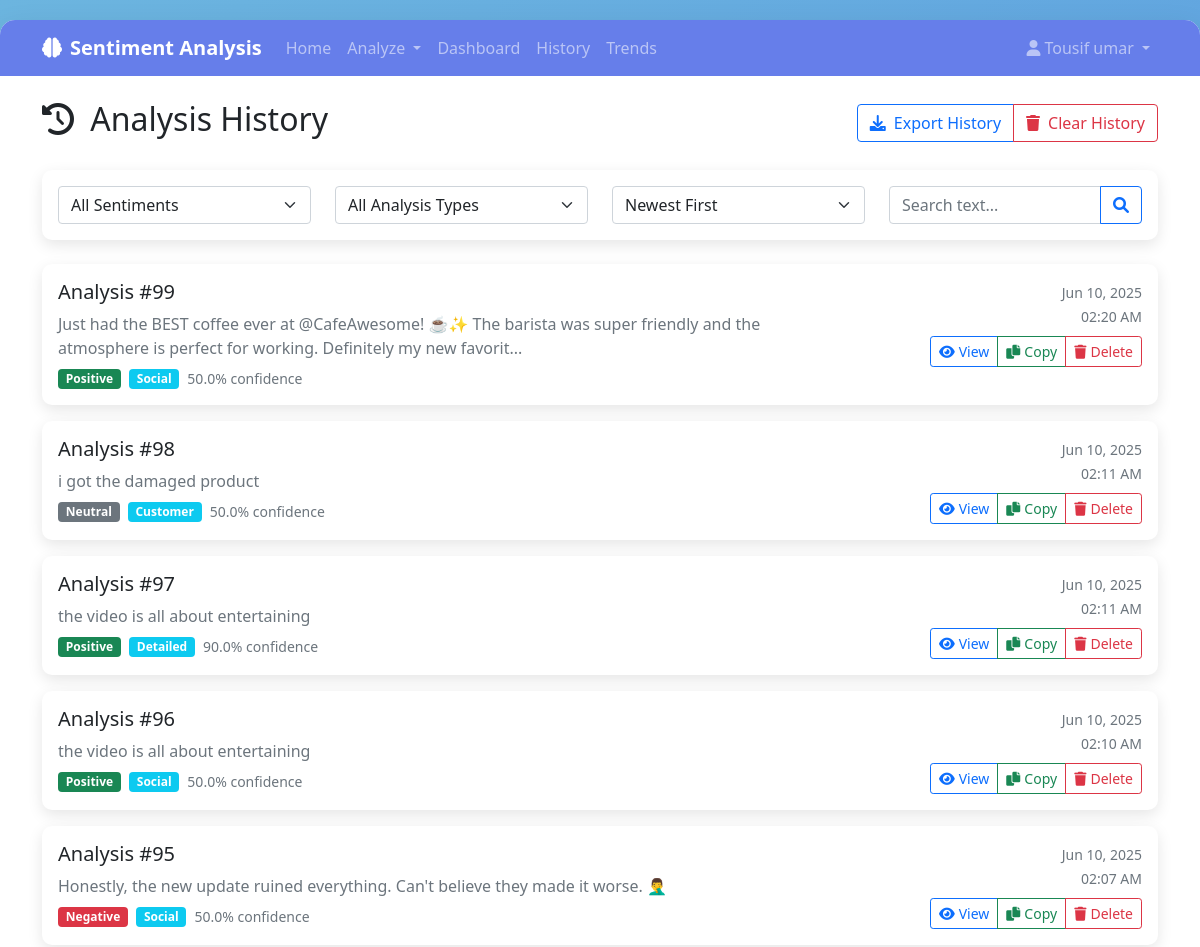
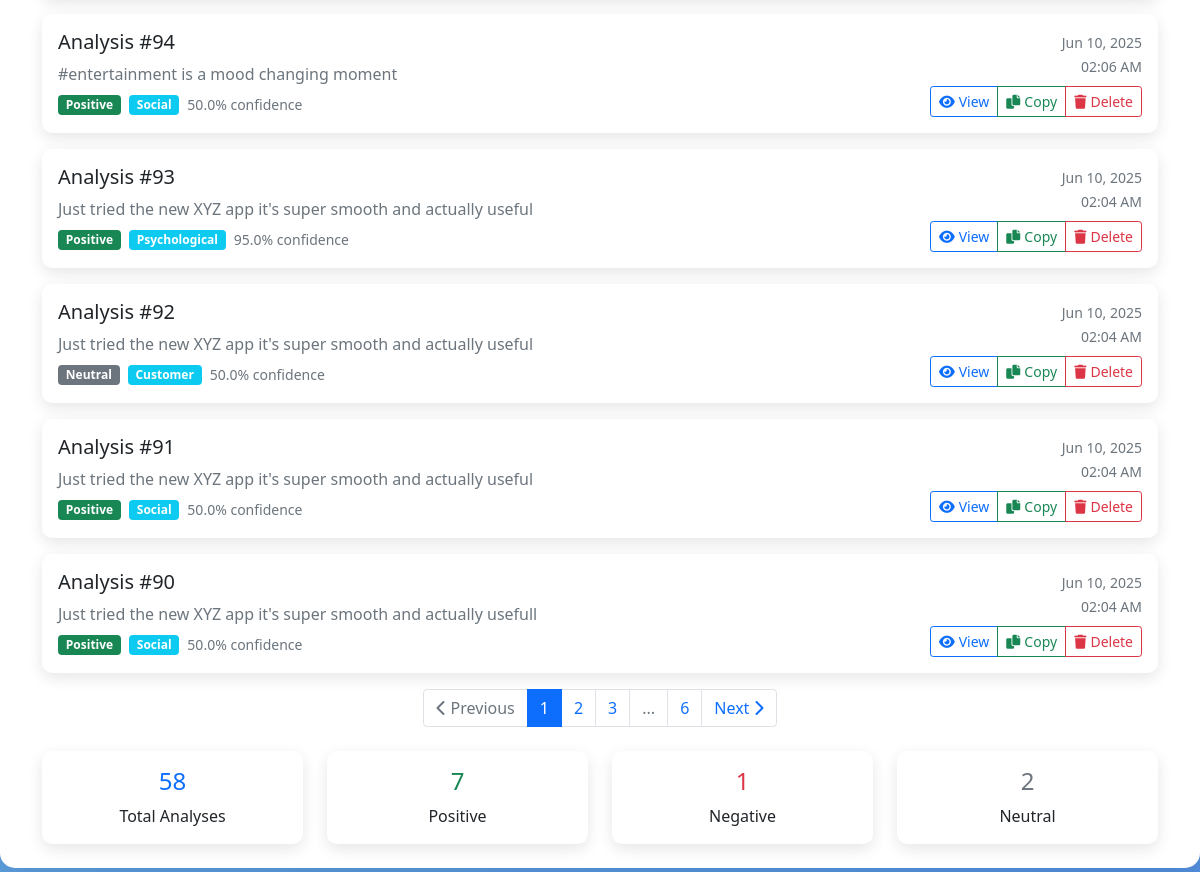
The app's page /history (signed in) with its own data (2 pictures, top to bottom).
### app.py (models this page shows)
class SentimentAnalysis(db.Model):
    id = db.Column(db.Integer, primary_key=True)
    user_id = db.Column(db.Integer, db.ForeignKey('user.id'), nullable=True)
    text_content = db.Column(db.Text, nullable=False)
    analysis_type = db.Column(db.String(50), nullable=False)  # basic, detailed, psychological, social
    sentiment = db.Column(db.String(20), nullable=False)  # positive, negative, neutral
    confidence_score = db.Column(db.Float, nullable=False)
    emotions = db.Column(db.Text, nullable=True)  # JSON string of emotions
    psychological_insights = db.Column(db.Text, nullable=True)
    keywords = db.Column(db.Text, nullable=True)  # JSON string of keywords
    category = db.Column(db.String(50), nullable=True)
    created_at = db.Column(db.DateTime, default=datetime.utcnow)

### app.py (the view)
@app.route('/history')
def analysis_history():
    if 'user_id' not in session:
        return redirect(url_for('login'))
    page = request.args.get('page', 1, type=int)
    analyses = SentimentAnalysis.query.filter_by(user_id=session['user_id']).order_by(SentimentAnalysis.created_at.desc()).paginate(
        page=page, per_page=10, error_out=False)
    return render_template('history.html', analyses=analyses)

### templates/history.html (shortened to what this page needs)
{% extends "base.html" %}
{% block content %}
<div class="row">
    <div class="col-12">
        <div class="d-flex justify-content-between align-items-center mb-4">
            <h2>
                <i class="fas fa-history me-2"></i>
                Analysis History
            </h2>
            <div class="btn-group">
                <button class="btn btn-outline-primary" onclick="exportHistory()">
                    <i class="fas fa-download me-2"></i>Export History
                </button>
                <button class="btn btn-outline-danger" onclick="clearHistory()">
                    <i class="fas fa-trash me-2"></i>Clear History
                </button>
            </div>
        </div>
    </div>
</div>
<div class="card mb-4">
    <div class="card-body">
        <div class="row align-items-center">
            <div class="col-md-3">
                <select class="form-select" id="filterSentiment" onchange="applyFilters()">
                    <option value="all">All Sentiments</option>
                </select>
            </div>
            <div class="col-md-3">
                <select class="form-select" id="filterType" onchange="applyFilters()">
                    <option value="all">All Analysis Types</option>
                </select>
            </div>
            <div class="col-md-3">
                <select class="form-select" id="sortBy" onchange="applyFilters()">
                    <option value="newest">Newest First</option>
                </select>
            </div>
            <div class="col-md-3">
                <div class="input-group">
                    <input type="text" class="form-control" id="searchText" placeholder="Search text...">
                    <button class="btn btn-outline-primary" type="button" onclick="applyFilters()">
                        <i class="fas fa-search"></i>
                    </button>
                </div>
            </div>
        </div>
    </div>
</div>
{% if analyses.items %}
<div id="analysisContainer">
    {% for analysis in analyses.items %}
    <div class="card mb-3 analysis-item"
         data-sentiment="{{ analysis.sentiment }}"
         data-type="{{ analysis.analysis_type }}"
         data-date="{{ analysis.created_at.isoformat() }}"
         data-confidence="{{ analysis.confidence_score }}">
        <div class="card-body">
            <div class="row">
                <div class="col-md-8">
                    <h5 class="card-title mb-2">Analysis #{{ analysis.id }}</h5>
                    <p class="card-text text-muted mb-2">
                        {{ analysis.text_content[:150] }}{% if analysis.text_content|length > 150 %}...{% endif %}
                    </p>
                    <div class="d-flex align-items-center">
                        <span class="badge bg-{{ 'success' if analysis.sentiment == 'positive' else 'danger' if analysis.sentiment == 'negative' else 'secondary' }} me-2">
                            {{ analysis.sentiment|title }}
                        </span>
                        <span class="badge bg-info me-2">{{ analysis.analysis_type|title }}</span>
                        <small class="text-muted">{{ (analysis.confidence_score * 100)|round }}% confidence</small>
                    </div>
                </div>
                <div class="col-md-4 text-end">
                    <div class="mb-2">
                        <small class="text-muted">
                            {{ analysis.created_at.strftime('%b %d, %Y') }}<br>
                            {{ analysis.created_at.strftime('%I:%M %p') }}
                        </small>
                    </div>
                    <div class="btn-group" role="group">
                        <a href="{{ url_for('view_analysis', analysis_id=analysis.id) }}" class="btn btn-outline-primary btn-sm">
                            <i class="fas fa-eye me-1"></i>View
                        </a>
                        <button class="btn btn-outline-success btn-sm" onclick="copyAnalysis({{ analysis.id }})">
                            <i class="fas fa-copy me-1"></i>Copy
                        </button>
                        <button class="btn btn-outline-danger btn-sm" onclick="deleteAnalysis({{ analysis.id }})">
                            <i class="fas fa-trash me-1"></i>Delete
                        </button>
                    </div>
                </div>
            </div>
        </div>
    </div>
    {% endfor %}
</div>
<nav aria-label="Analysis history pagination">
    <ul class="pagination justify-content-center">
        {% if analyses.has_prev %}
        <li class="page-item">
            <a class="page-link" href="{{ url_for('analysis_history', page=analyses.prev_num) }}">
                <i class="fas fa-chevron-left"></i> Previous
            </a>
        </li>
        {% else %}
        <li class="page-item disabled">
            <span class="page-link"><i class="fas fa-chevron-left"></i> Previous</span>
        </li>
        {% endif %}
        {% for page_num in analyses.iter_pages(left_edge=1, right_edge=1, left_current=2, right_current=2) %}
            {% if page_num %}
                {% if page_num == analyses.page %}
                <li class="page-item active">
                    <span class="page-link">{{ page_num }}</span>
                </li>
                {% else %}
                <li class="page-item">
                    <a class="page-link" href="{{ url_for('analysis_history', page=page_num) }}">{{ page_num }}</a>
                </li>
                {% endif %}
            {% else %}
                <li class="page-item disabled">
                    <span class="page-link">...</span>
                </li>
            {% endif %}
        {% endfor %}
        {% if analyses.has_next %}
        <li class="page-item">
            <a class="page-link" href="{{ url_for('analysis_history', page=analyses.next_num) }}">
                Next <i class="fas fa-chevron-right"></i>
            </a>
        </li>
        {% else %}
        <li class="page-item disabled">
            <span class="page-link">Next <i class="fas fa-chevron-right"></i></span>
        </li>
        {% endif %}
    </ul>
</nav>
<div class="row mt-4">
    <div class="col-md-3">
        <div class="card text-center">
            <div class="card-body">
                <h4 class="text-primary">{{ analyses.total }}</h4>
                <p class="mb-0">Total Analyses</p>
            </div>
        </div>
    </div>
    <div class="col-md-3">
        <div class="card text-center">
            <div class="card-body">
                <h4 class="text-success">{{ analyses.items|selectattr('sentiment', 'equalto', 'positive')|list|length }}</h4>
                <p class="mb-0">Positive</p>
            </div>
        </div>
    </div>
    <div class="col-md-3">
        <div class="card text-center">
            <div class="card-body">
                <h4 class="text-danger">{{ analyses.items|selectattr('sentiment', 'equalto', 'negative')|list|length }}</h4>
                <p class="mb-0">Negative</p>
            </div>
        </div>
    </div>
    <div class="col-md-3">
        <div class="card text-center">
            <div class="card-body">
                <h4 class="text-secondary">{{ analyses.items|selectattr('sentiment', 'equalto', 'neutral')|list|length }}</h4>
                <p class="mb-0">Neutral</p>
            </div>
        </div>
    </div>
</div>
{% endif %}
{% endblock %}

### templates/base.html (style rules this page uses)
body { background: linear-gradient(135deg, #6cb5df 0%, #5390e0 100%); min-height: 100vh; font-family: 'Segoe UI', Tahoma, Geneva, Verdana, sans-serif; }
.card { border: none; box-shadow: 0 5px 15px rgba(0,0,0,0.1); border-radius: 10px; }

### records on screen
SentimentAnalysis: id "99", text_content "Just had the BEST coffee ever at @CafeAwesome! ☕️✨ The barista was super friendly and the atmosphere is perfect for working. Definitely my new favorit", sentiment "Positive", analysis_type "Social", (analysis.confidence_score*100)|round "50.0", created_at "Jun 10, 2025", created_at "02:20 AM"
SentimentAnalysis: id "98", text_content "i got the damaged product", sentiment "Neutral", analysis_type "Customer", (analysis.confidence_score*100)|round "50.0", created_at "Jun 10, 2025", created_at "02:11 AM"
SentimentAnalysis: id "97", text_content "the video is all about entertaining", sentiment "Positive", analysis_type "Detailed", (analysis.confidence_score*100)|round "90.0", created_at "Jun 10, 2025", created_at "02:11 AM"
SentimentAnalysis: id "96", text_content "the video is all about entertaining", sentiment "Positive", analysis_type "Social", (analysis.confidence_score*100)|round "50.0", created_at "Jun 10, 2025", created_at "02:10 AM"
SentimentAnalysis: id "95", text_content "Honestly, the new update ruined everything. Can't believe they made it worse. 🤦‍♂️", sentiment "Negative", analysis_type "Social", (analysis.confidence_score*100)|round "50.0", created_at "Jun 10, 2025", created_at "02:07 AM"
SentimentAnalysis: id "94", text_content "#entertainment is a mood changing moment", sentiment "Positive", analysis_type "Social", (analysis.confidence_score*100)|round "50.0", created_at "Jun 10, 2025", created_at "02:06 AM"
SentimentAnalysis: id "93", text_content "Just tried the new XYZ app it's super smooth and actually useful", sentiment "Positive", analysis_type "Psychological", (analysis.confidence_score*100)|round "95.0", created_at "Jun 10, 2025", created_at "02:04 AM"
SentimentAnalysis: id "92", text_content "Just tried the new XYZ app it's super smooth and actually useful", sentiment "Neutral", analysis_type "Customer", (analysis.confidence_score*100)|round "50.0", created_at "Jun 10, 2025", created_at "02:04 AM"
SentimentAnalysis: id "91", text_content "Just tried the new XYZ app it's super smooth and actually useful", sentiment "Positive", analysis_type "Social", (analysis.confidence_score*100)|round "50.0", created_at "Jun 10, 2025", created_at "02:04 AM"
SentimentAnalysis: id "90", text_content "Just tried the new XYZ app it's super smooth and actually usefull", sentiment "Positive", analysis_type "Social", (analysis.confidence_score*100)|round "50.0", created_at "Jun 10, 2025", created_at "02:04 AM"

### other values on screen
{{ session.user_name }} "Tousif umar"
{{ page_num }} "1"
{{ page_num }} "2" "3" "6"
{{ analyses.total }} "58"
